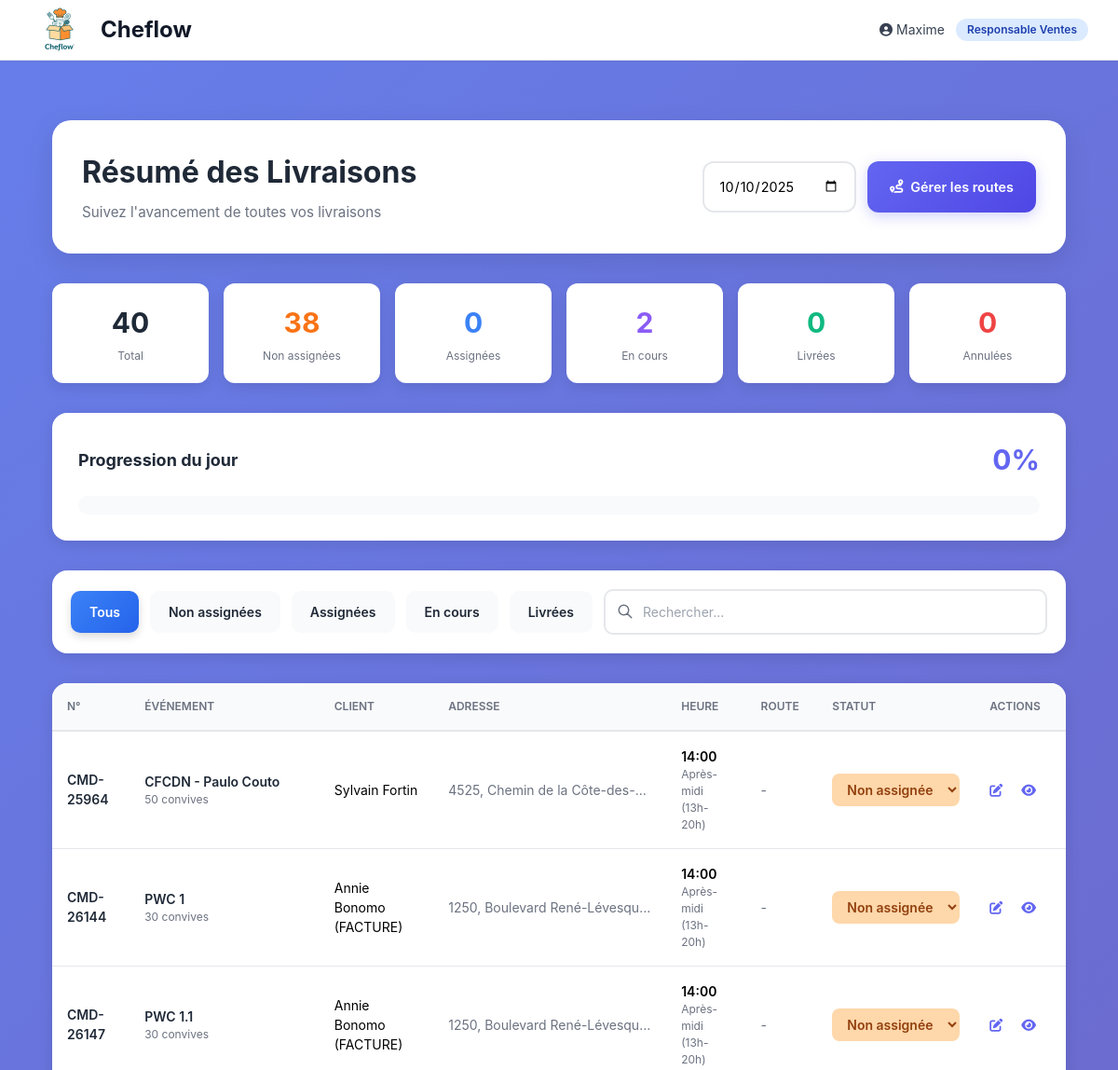
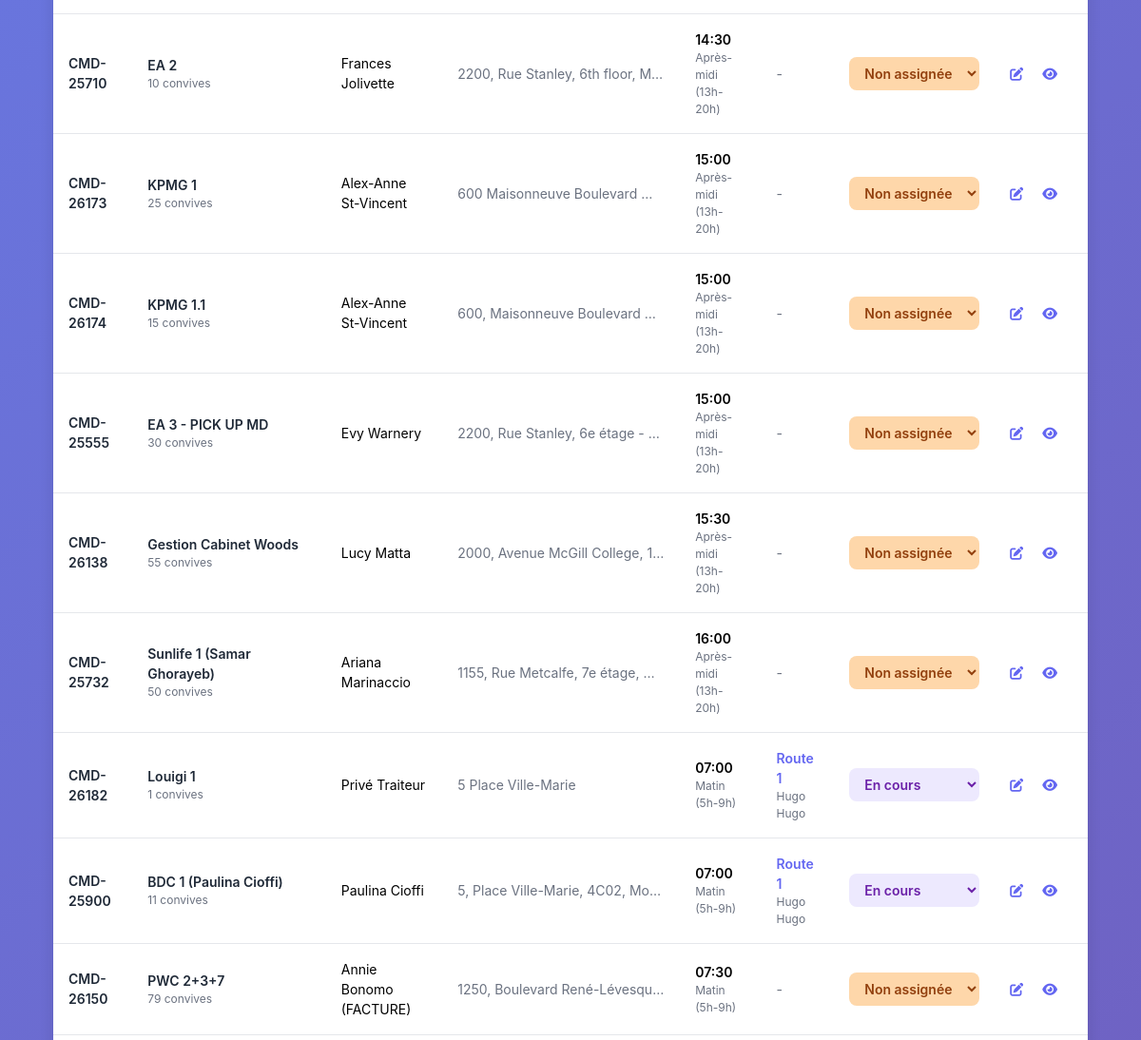
The page /livraison/responsable/resume/ (signed in, upper part) on the database as committed earlier (2 pictures, top to bottom).
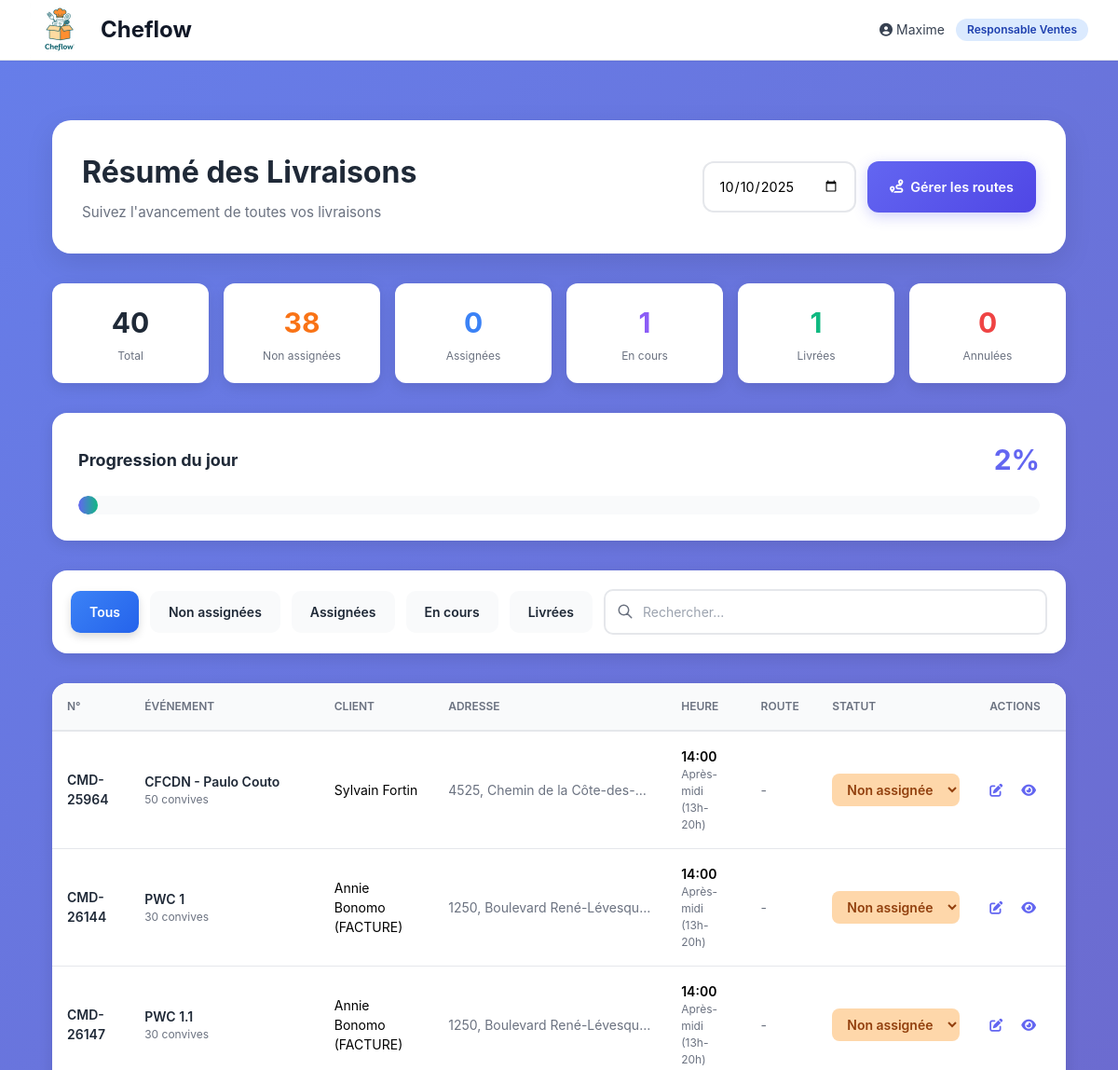
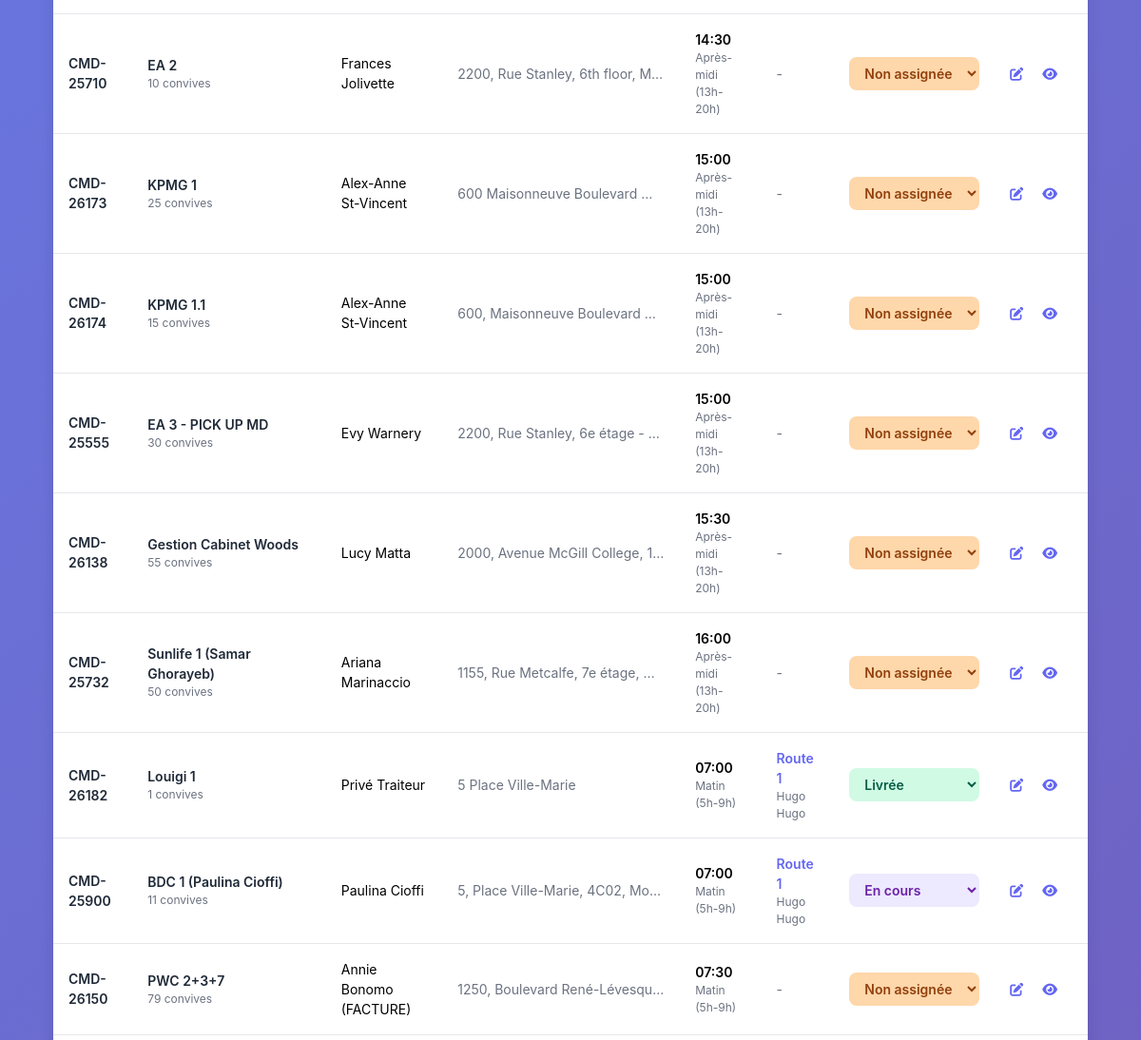
The same page on the database as committed later (2 pictures, top to bottom).
### livraison/models.py (models this page shows, shortened)
class Livraison(models.Model):
    PERIODE_CHOICES = [
        ('matin', 'Matin (5h-9h)'),
        ('midi', 'Midi (9h30-12h30)'),
        ('apres_midi', 'Après-midi (13h-20h)'),
    ]
    STATUS_CHOICES = [
        ('non_assignee', 'Non assignée'),
        ('assignee', 'Assignée'),
        ('en_cours', 'En cours'),
        ('livree', 'Livrée'),
        ('annulee', 'Annulée'),
    ]
    id = models.UUIDField(primary_key=True, default=uuid.uuid4, editable=False)
    numero_livraison = models.CharField(max_length=50, unique=True)
    nom_evenement = models.CharField(max_length=300, blank=True)  # ← NOUVEAU
    client_nom = models.CharField(max_length=200)
    client_telephone = models.CharField(max_length=20, blank=True)
    client_email = models.EmailField(blank=True)
    contact_sur_site = models.CharField(max_length=200, blank=True, verbose_name="Personne à contacter")
    adresse_complete = models.TextField()
    latitude = models.DecimalField(max_digits=9, decimal_places=6, null=True, blank=True)
    longitude = models.DecimalField(max_digits=9, decimal_places=6, null=True, blank=True)
    place_id = models.CharField(max_length=200, blank=True, null=True,)  # ← NOUVEAU (Google Place ID)
    code_postal = models.CharField(max_length=10, blank=True)
    numero = models.CharField(max_length=10, blank=True)
    ville = models.CharField(max_length=100, default='Montréal')
    app = models.CharField(max_length=20, blank=True, verbose_name="Appartement")
    ligne_adresse_2 = models.CharField(max_length=255, blank=True, verbose_name="Ligne adresse 2")
    date_livraison = models.DateField()
    periode = models.CharField(max_length=20, choices=PERIODE_CHOICES)
    heure_souhaitee = models.TimeField(null=True, blank=True)
    heure_livraison_reelle = models.DateTimeField(null=True, blank=True)
    mode_envoi = models.ForeignKey(ModeEnvoi, on_delete=models.PROTECT, null=True)
    montant = models.DecimalField(max_digits=10, decimal_places=2, default=0)
    nb_convives = models.PositiveIntegerField(default=0)  # ← NOUVEAU
    besoin_cafe = models.BooleanField(default=False)
    besoin_the = models.BooleanField(default=False)
    besoin_sac_glace = models.BooleanField(default=False)
    besoin_part_chaud = models.BooleanField(default=False)
    autres_besoins = models.CharField(max_length=200, blank=True)
    informations_supplementaires = models.TextField(blank=True)
    geocode_status = models.CharField(
        max_length=20,
        choices=[
            ('pending', 'En attente'),
            ('success', 'Réussi'),
            ('failed', 'Échoué')
        ],
        default='pending'
    )
    geocode_attempts = models.IntegerField(default=0)
    nom_conseiller = models.CharField(max_length=100, blank=True)
    checklist = models.ForeignKey(
        'ventes.Checklist',
        on_delete=models.SET_NULL,
        null=True,
        blank=True,
        related_name='livraisons'
    )
    status = models.CharField(max_length=20, choices=STATUS_CHOICES, default='non_assignee')
    instructions_speciales = models.TextField(blank=True)
    notes_internes = models.TextField(blank=True)
    est_recuperation = models.BooleanField(default=False)
    livraison_origine = models.ForeignKey(
        'self',
        on_delete=models.SET_NULL,
        null=True,
        blank=True,
        related_name='recuperations'
    )
    signature_client = models.ImageField(upload_to='signatures/', null=True, blank=True)
    nom_signataire = models.CharField(max_length=200, blank=True)
    date_creation = models.DateTimeField(default=timezone.now)
    cree_par = models.ForeignKey(
        settings.AUTH_USER_MODEL,
        on_delete=models.SET_NULL,
        null=True,
        related_name='livraisons_creees'
    )
    date_modification = models.DateTimeField(auto_now=True)
    synced_mobile = models.BooleanField(default=False)
    last_sync = models.DateTimeField(null=True, blank=True)
    class Meta:
        ordering = ['date_livraison', 'periode', 'heure_souhaitee']
        verbose_name = 'Livraison'
        verbose_name_plural = 'Livraisons'
        indexes = [
            models.Index(fields=['date_livraison', 'periode']),
            models.Index(fields=['status']),
        ]

class LivraisonRoute(models.Model):
    id = models.UUIDField(primary_key=True, default=uuid.uuid4, editable=False)
    route = models.ForeignKey(Route, on_delete=models.CASCADE)
    livraison = models.ForeignKey(Livraison, on_delete=models.CASCADE)
    ordre = models.PositiveIntegerField(default=0)  # IMPORTANT pour le tri
    date_ajout = models.DateTimeField(default=timezone.now)
    class Meta:
        ordering = ['ordre']  # Tri par ordre
        unique_together = ['route', 'livraison']

class Route(models.Model):
    STATUS_CHOICES = [
        ('planifiee', 'Planifiée'),
        ('en_cours', 'En cours'),
        ('terminee', 'Terminée'),
        ('annulee', 'Annulée'),
    ]
    id = models.UUIDField(primary_key=True, default=uuid.uuid4, editable=False)
    nom = models.CharField(max_length=100)
    date = models.DateField()
    periode = models.CharField(max_length=20, choices=Livraison.PERIODE_CHOICES)
    heure_depart = models.TimeField()
    heure_retour_prevue = models.TimeField(null=True, blank=True)
    heure_retour_reelle = models.TimeField(null=True, blank=True)
    vehicule = models.ForeignKey(Vehicule, on_delete=models.SET_NULL, null=True, blank=True, related_name='routes')
    livreurs = models.ManyToManyField(
        settings.AUTH_USER_MODEL,
        limit_choices_to={'role': 'livreur'},
        related_name='routes'
    )
    commentaire = models.TextField(blank=True)
    status = models.CharField(max_length=20, choices=STATUS_CHOICES, default='planifiee')
    ordre_livraisons = models.JSONField(default=list, blank=True)
    cree_par = models.ForeignKey(
        settings.AUTH_USER_MODEL,
        on_delete=models.SET_NULL,
        null=True,
        related_name='routes_creees'
    )
    date_creation = models.DateTimeField(default=timezone.now)
    class Meta:
        ordering = ['date', 'heure_depart']
        verbose_name = 'Route'
        verbose_name_plural = 'Routes'

### livraison/views.py (the view)
# urls.py: path('responsable/resume/', views.resume_journalier, name='resume_journalier'),
@login_required
def resume_journalier(request):
    date_str = request.GET.get('date', timezone.now().strftime('%Y-%m-%d'))
    date_obj = datetime.strptime(date_str, '%Y-%m-%d').date()
    livraisons = Livraison.objects.filter(
        date_livraison=date_obj
    ).select_related(
        'mode_envoi'
    ).prefetch_related(
        'livraisonroute_set__route__livreurs'
    ).order_by('periode', 'heure_souhaitee')
    stats = {
        'total': livraisons.count(),
        'non_assignee': livraisons.filter(status='non_assignee').count(),
        'assignee': livraisons.filter(status='assignee').count(),
        'en_cours': livraisons.filter(status='en_cours').count(),
        'livree': livraisons.filter(status='livree').count(),
        'annulee': livraisons.filter(status='annulee').count(),
    }
    if stats['total'] > 0:
        stats['progression'] = int((stats['livree'] / stats['total']) * 100)
    else:
        stats['progression'] = 0
    routes = Route.objects.filter(
        date=date_obj
    ).prefetch_related(
        Prefetch(
            'livraisonroute_set',
            queryset=LivraisonRoute.objects.select_related('livraison').order_by('ordre')
        ),
        'livreurs'
    ).order_by('periode', 'heure_depart')
    context = {
        'date_selectionnee': date_str,
        'date_obj': date_obj,
        'livraisons': livraisons,
        'stats': stats,
        'routes': routes,
    }
    return render(request, 'livraison/responsable/resume_journalier.html', context)

### templates/livraison/responsable/resume_journalier.html (shortened to what the changed rows need)
{% extends 'base/base.html' %}
{% block content %}
<div class="dashboard-container" x-data="resumeJournalier()" x-init="init()">
    <div class="header-section">
        <div class="header-content">
            <div class="header-title">
                <h2>Résumé des Livraisons</h2>
            </div>
        </div>
    </div>
    <div class="stats-grid">
        <div class="stat-card">
            <p class="stat-value" style="color: #8b5cf6;">{{ stats.en_cours }}</p>
            <p class="stat-label">En cours</p>
        </div>
        <div class="stat-card">
            <p class="stat-value" style="color: #10b981;">{{ stats.livree }}</p>
            <p class="stat-label">Livrées</p>
        </div>
    </div>
    <div class="progress-section">
        <div class="progress-header">
            <h3 class="progress-title">Progression du jour</h3>
            <span class="progress-percentage">{{ stats.progression }}%</span>
        </div>
        <div class="progress-bar-container">
            <div class="progress-bar" style="width: {{ stats.progression }}%"></div>
        </div>
    </div>
    <div class="table-section">
        <div style="overflow-x: auto;">
            <table class="data-table">
                <thead>
                    <tr>
                        <th>N°</th>
                        <th>Événement</th>
                        <th>Client</th>
                        <th class="hide-mobile">Adresse</th>
                        <th>Heure</th>
                        <th class="hide-mobile">Route</th>
                        <th>Statut</th>
                        <th>Actions</th>
                    </tr>
                </thead>
                <tbody>
                    {% for livraison in livraisons %}
                    <tr x-show="afficherLivraison('{{ livraison.id }}', '{{ livraison.status }}', '{{ livraison.nom_evenement|escapejs }} {{ livraison.client_nom|escapejs }} {{ livraison.adresse_complete|escapejs }}')"
                        x-data="{ visible: true }">
                        <td style="font-weight: 600; color: var(--text-dark);">
                            {{ livraison.numero_livraison }}
                        </td>
                        <td>
                            <div style="font-weight: 600; color: var(--text-dark);">{{ livraison.nom_evenement|default:"-" }}</div>
                            <div style="font-size: 0.75rem; color: var(--text-light);">{{ livraison.nb_convives }} convives</div>
                        </td>
                        <td>
                            {{ livraison.client_nom }}
                        </td>
                        <td class="hide-mobile" style="max-width: 250px;">
                            <div style="white-space: nowrap; overflow: hidden; text-overflow: ellipsis; color: var(--text-light);">
                                {{ livraison.adresse_complete }}
                            </div>
                        </td>
                        <td>
                            <span style="font-weight: 600;">{{ livraison.heure_souhaitee|date:'H:i'|default:"-" }}</span>
                            <div style="font-size: 0.75rem; color: var(--text-light);">{{ livraison.get_periode_display }}</div>
                        </td>
                        <td class="hide-mobile">
                            {% with route=livraison.livraisonroute_set.first %}
                            {% if route %}
                                <div style="font-weight: 600; color: var(--primary-color);">{{ route.route.nom }}</div>
                                <div style="font-size: 0.75rem; color: var(--text-light);">
                                    {% for livreur in route.route.livreurs.all %}
                                        {{ livreur.get_full_name }}{% if not forloop.last %}, {% endif %}
                                    {% endfor %}
                                </div>
                            {% else %}
                                <span style="color: var(--text-light);">-</span>
                            {% endif %}
                            {% endwith %}
                        </td>
                        <td x-data="{ currentStatus: '{{ livraison.status }}' }">
                            <select x-model="currentStatus"
                                    @change="changerStatus('{{ livraison.id }}', currentStatus)"
                                    class="status-select"
                                    :style="{
                                        'background': currentStatus === 'non_assignee' ? '#fed7aa' :
                                                     currentStatus === 'assignee' ? '#dbeafe' :
                                                     currentStatus === 'en_cours' ? '#ede9fe' :
                                                     currentStatus === 'livree' ? '#d1fae5' : '#fee2e2',
                                        'color': currentStatus === 'non_assignee' ? '#92400e' :
                                                currentStatus === 'assignee' ? '#1e40af' :
                                                currentStatus === 'en_cours' ? '#6b21a8' :
                                                currentStatus === 'livree' ? '#065f46' : '#991b1b'
                                    }">
                                <option value="en_cours">En cours</option>
                                <option value="livree">Livrée</option>
                            </select>
                        </td>
                        <td style="white-space: nowrap;">
                            <a href="{% url 'livraison:editer_livraison' livraison.id %}" class="action-link">
                                <i class="fas fa-edit"></i>
                            </a>
                            <button @click="voirDetails('{{ livraison.id }}')" class="action-link" style="background: none; border: none; cursor: pointer;">
                                <i class="fas fa-eye"></i>
                            </button>
                        </td>
                    </tr>
                    {% endfor %}
                </tbody>
            </table>
        </div>
    </div>
</div>
{% endblock %}

Rows that differ between the two databases and show on the page:
changed Livraison "CMD-26182": id "En cours" → "Livrée"
Other text that changed with them:
{{ stats.en_cours }}: "2" → "1"
{{ stats.livree }}: "0" → "1"
{{ stats.progression }}: "0" → "2"
